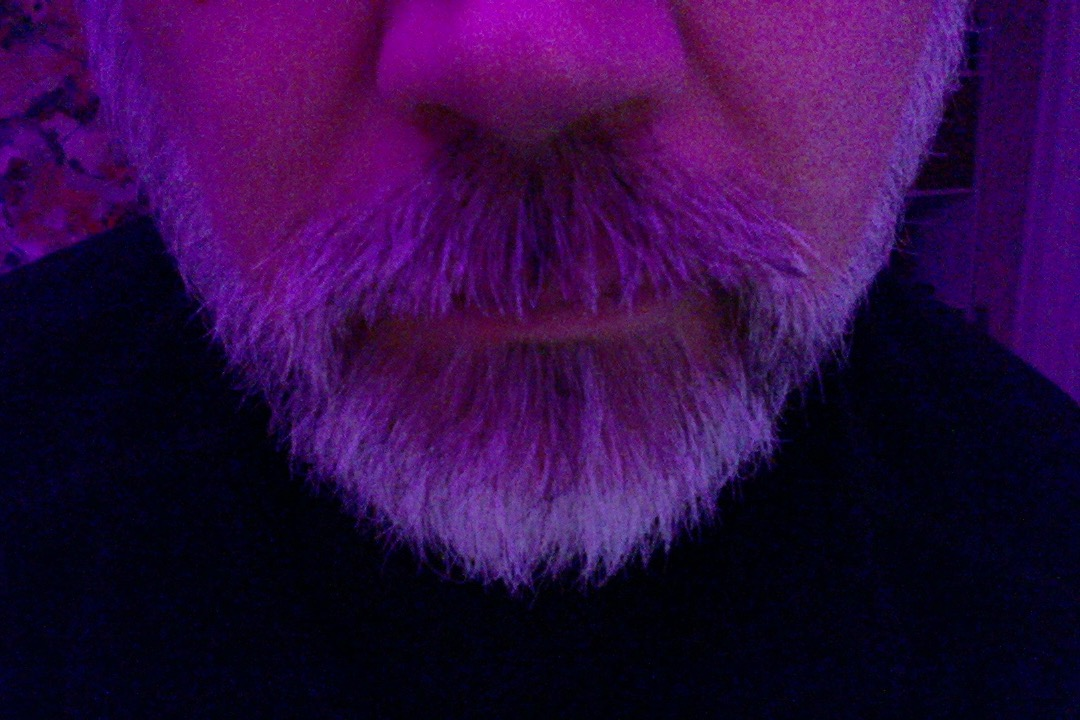
#> input picture samples/random-pix-1.jpg, 1080 x 720 px
$ python validate-step-1.py
#> lines starting #> are read from the running program, lines starting #| are printed output that depends on the picture
#!/usr/bin/env python

import cv2

# Can we import the OpenCV library, cv2?
# If so, we are almost there ...

img = cv2.imread('samples/random-pix-1.jpg', 0)
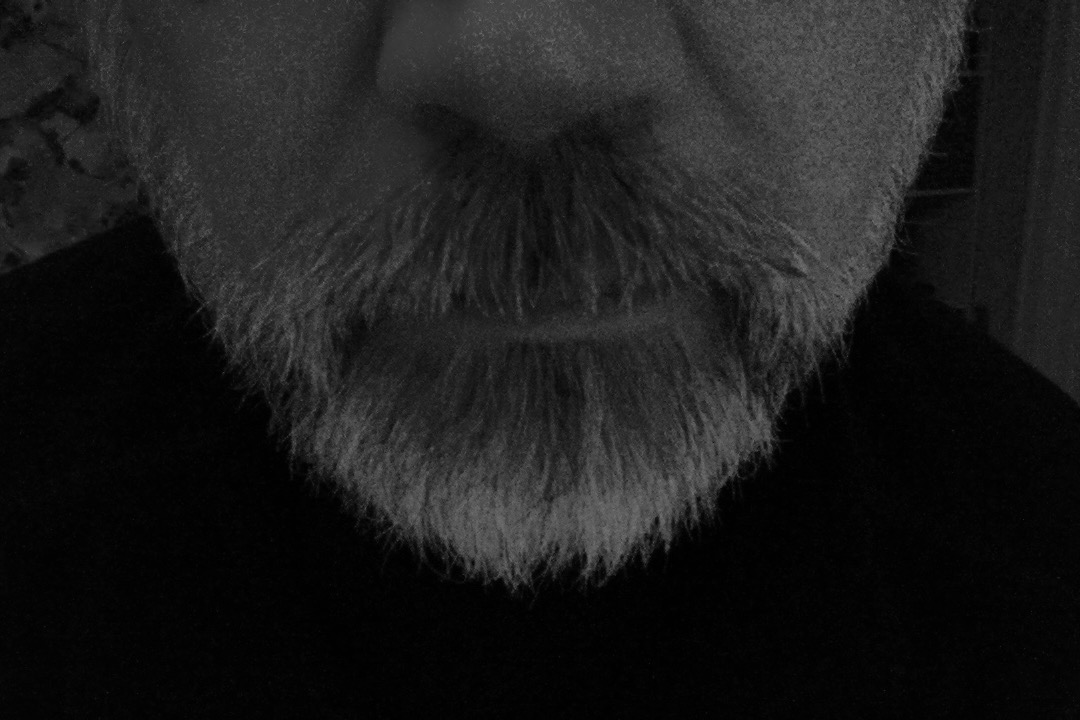
#> img: shape (720, 1080); min 0, max 118, mean 27.8
cv2.imshow('image', img)
k = cv2.waitKey(0)
#> (key Esc is pressed here)
if k == 27:         # wait for ESC key to exit
    cv2.destroyAllWindows()
elif k == ord('s'):  # wait for 's' key to save and exit
    cv2.imwrite('samples/random-pix-1.png', img)
    cv2.destroyAllWindows()

$ run again, with samples/random-pix-2.jpg copied over samples/random-pix-1.jpg
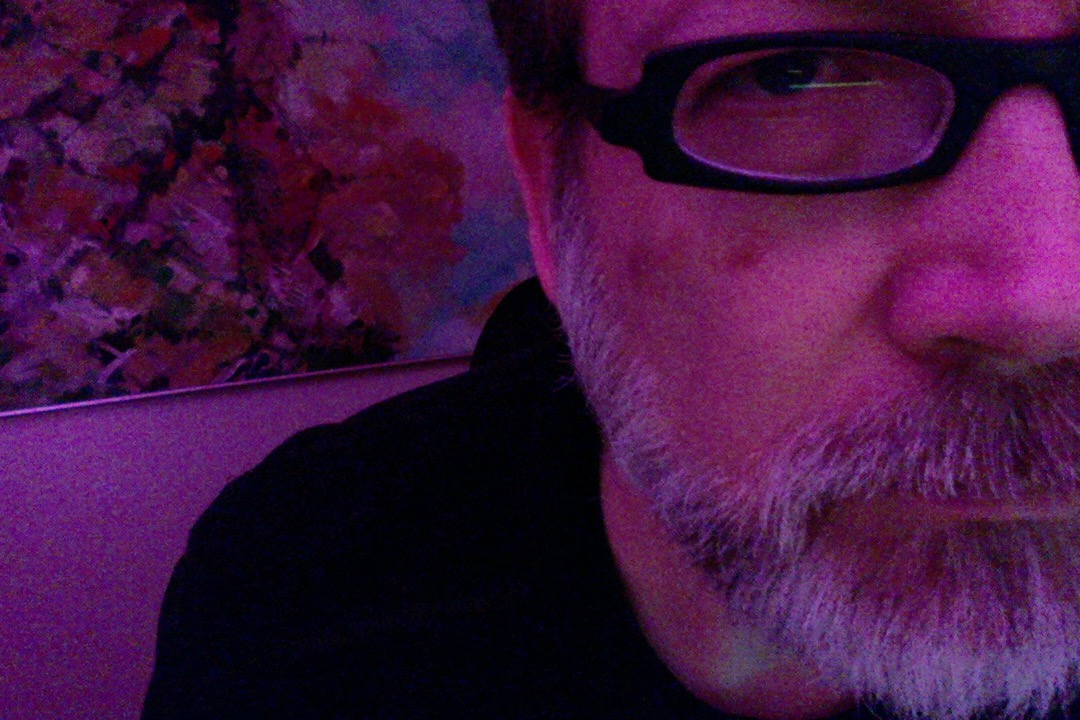
#> input picture samples/random-pix-2.jpg, 1080 x 720 px
#> `img = cv2.imread('samples/random-pix-1.jpg', 0)`:
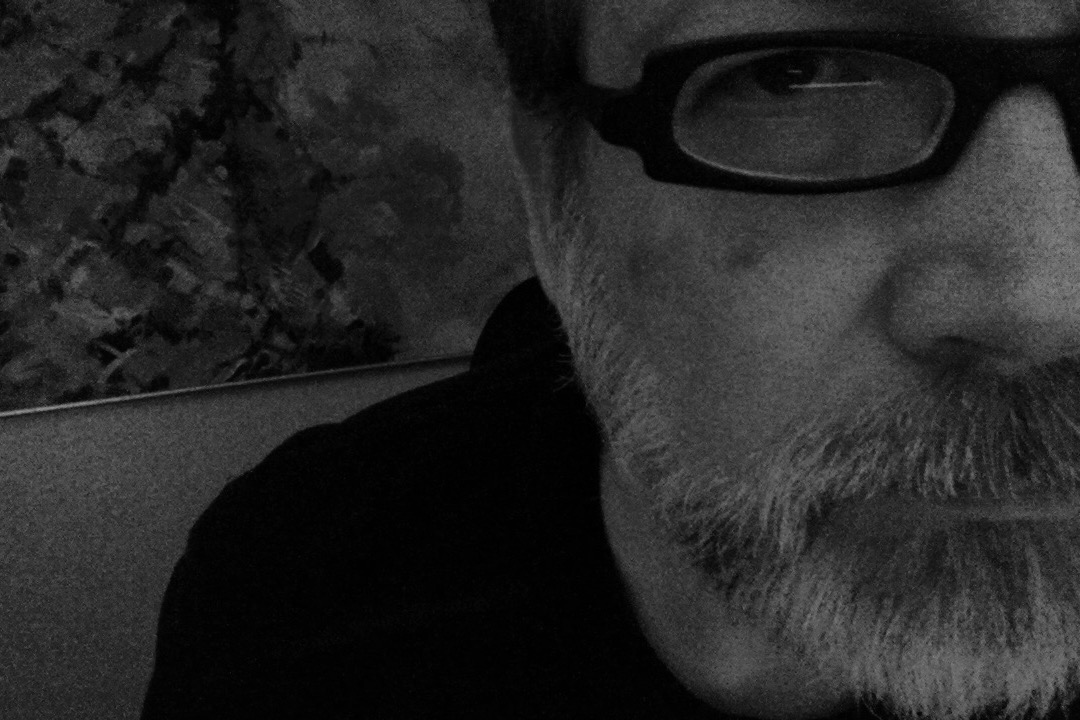
#> img: shape (720, 1080); min 0, max 151, mean 38.4
